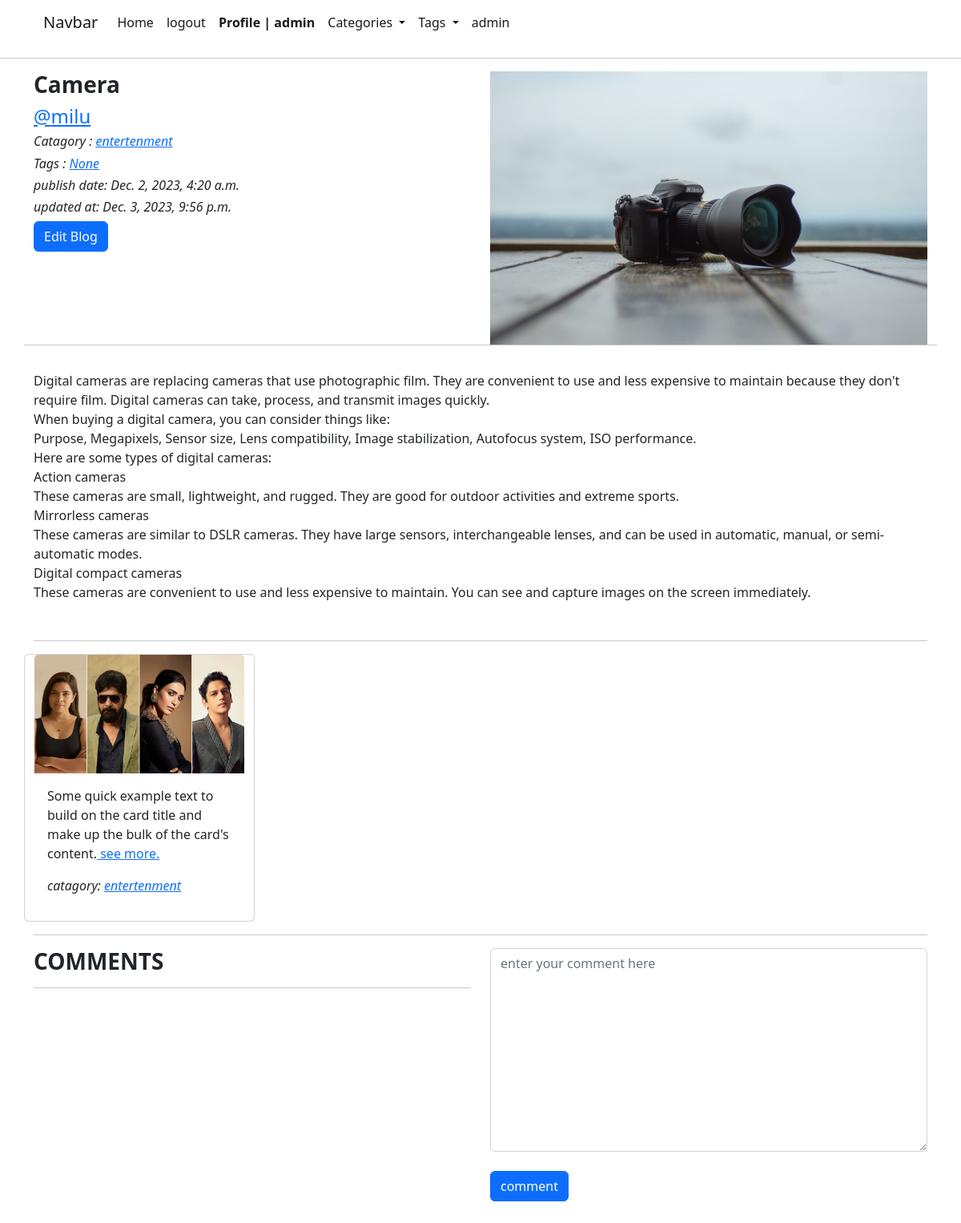
/blog-details/Camera-aa04fc48-2c25-4b8a-ae05-437d54fb5b37/ (signed in), run on an earlier commit of the app's database.
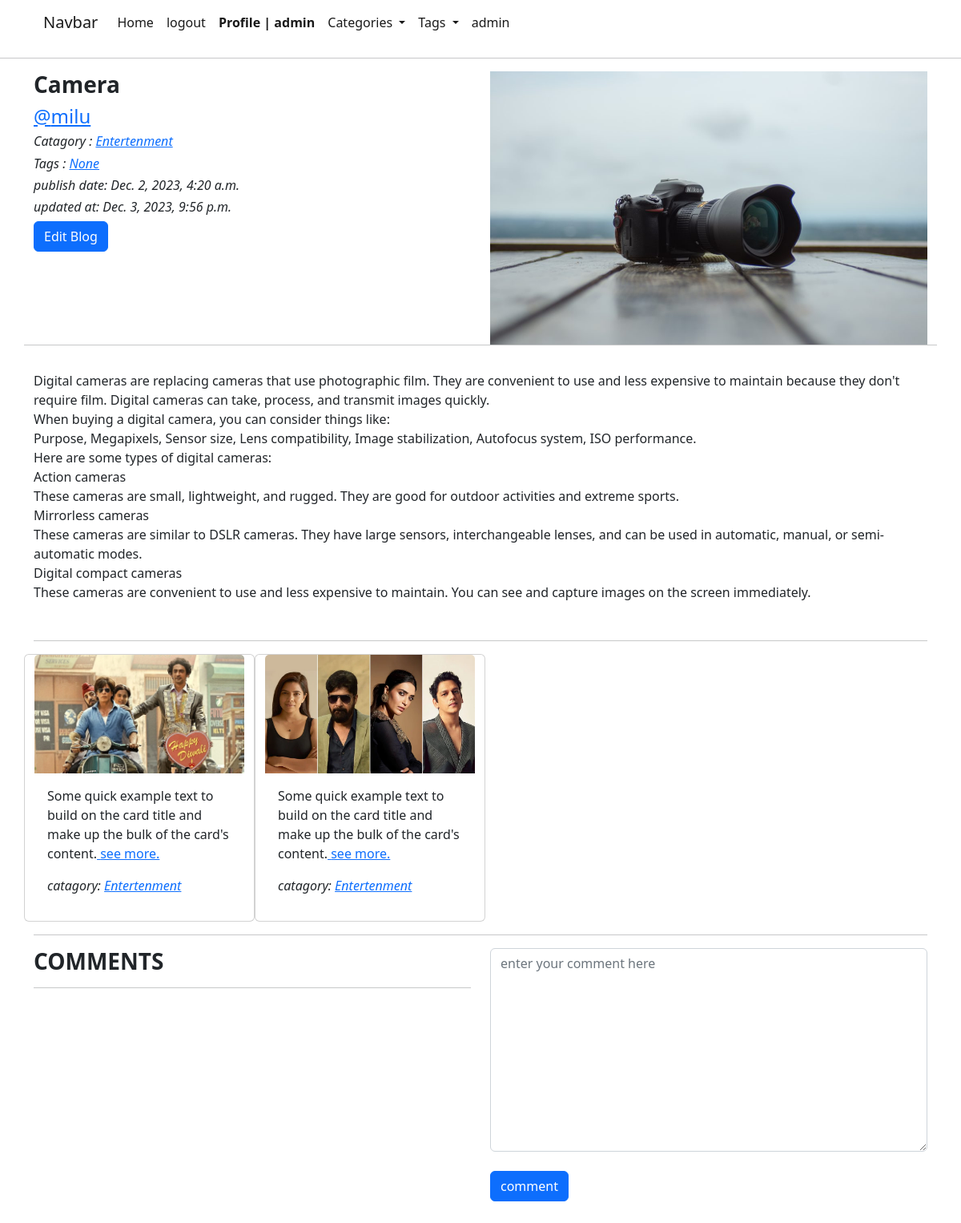
And on a later commit of the database.
### App_Blog/models.py (models this page shows, shortened)
class Blog(models.Model):
    author = models.ForeignKey(
        User, related_name='post_author', on_delete=models.CASCADE)
    catagori_name = models.ForeignKey(
        Catagory, related_name='catagori_blog', on_delete=models.CASCADE, blank=True, null=True)
    blog_title = models.CharField(max_length=1000)
    tags = models.ManyToManyField(Tag,blank=True, related_name='tag_blogs')
    slug = AutoSlugField(populate_from='blog_title', unique=True)
    blog_content = models.TextField(blank=True, null=True)
    blog_image = models.ImageField(
        upload_to='Uploaded/Blog_App/Blog_Posts_Image')
    publish_date = models.DateTimeField(auto_now_add=True)
    updated_at = models.DateTimeField(auto_now=True)
    class Meta:
        ordering = ['-publish_date']
        verbose_name = 'Blog'
        verbose_name_plural = 'Blogs'

class Catagory(models.Model):
    name = models.CharField(max_length=50, blank=True, null=True)
    slug = models.SlugField(blank=True, null=True)
    def __str__(self):
        return self.name
    class Meta:
        verbose_name = 'Catagory'
        verbose_name_plural = 'Catagories'

### App_Blog/views.py (the view, shortened to what this page needs)
# urls.py: path('blog-details/<slug>/', views.blogDetails, name='blogdetails'),
@login_required
def blogDetails(request, slug):
    blog_obj = Blog.objects.get(slug=slug)
    cat_blog = Blog.objects.filter(Q(catagori_name = blog_obj.catagori_name)).exclude(pk = blog_obj.pk)
    current_user = request.user
    return render(request, 'App_Blog/blog_details.html', {'blog_obj': blog_obj, 'cat_blog':cat_blog,'current_user':current_user})

### App_Blog/context_processors.py (called while the page is built)
def get_all_categories(request):
    categories = Catagory.objects.all().order_by('name')
    return {'all_categories': categories}

def get_all_tags(request):
    tags = Tag.objects.all().order_by('name')
    return {'all_tags': tags}

### templates/App_Blog/blog_details.html (shortened to what this page needs)
{% extends "Base/base.html" %}
{% load custom_tags %}
{% block content %}
<div class="row">
    <div class="col-lg-6">
        <h3><b>{{blog_obj.blog_title}}</b></h3>
        <h4><a href="#">@{{blog_obj.author}}</a></h4>
        <h6><i>Catagory : <a href="#">{{blog_obj.catagori_name}}</a></i></h6>
        {% if blog_obj.tags.all.count > 0 %}
        <h6><i>Tags : {% for tag in blog_obj.tags.all %}<a href="#"> {{tag.name}} ,</a>{% endfor %}</i></h6>
        {% else %}
        <h6><i>Tags : <a href="#">None</a></i></h6>
        {% endif %}
        <h6><i>publish date: {{blog_obj.publish_date}}</i></h6>
        <h6><i>updated at: {{blog_obj.updated_at}}</i></h6>
        {% if current_user %}
        <h4><a class="btn btn-primary" href="{% url 'updateblog' blog_obj.pk %}">Edit Blog</a></h4>
        {% endif %}
    </div>
    <div class="col-lg-6">
        <img src="{{blog_obj.blog_image.url}}" width="100%" alt="">
    </div>
    <hr>
    <p align="justify">{{blog_obj.blog_content|linebreaks}}</p>
</div>
<hr>
<div class="row">
    {% for i in cat_blog %}
    <div class="card" style="width: 18rem;">
        <img src="{{i.blog_image.url}}" class="card-img-top" alt="...">
        <div class="card-body">
            <p class="card-text">Some quick example text to build on the card title and make up the bulk of the card's
                content.<a href="{% url 'blogdetails' i.slug %}" >  see more.</a> </p>
                <p><i>catagory: <a href="">{{i.catagori_name}}</a></i></p>
        </div>
    </div>
    {% endfor %}
</div>
<hr>
<div class="row pb-5">
    <div class="col-lg-6">
        <h3><b>COMMENTS</b></h3>
        <hr>
    </div>
    <div class="col-lg-6">
        <form method="POST">
            <textarea name="comment" id="" cols="30" rows="10" class="form-control"
                placeholder="enter your comment here"></textarea> <br>
            <button type="submit" class="btn btn-primary">comment</button>
        </form>
    </div>
</div>
{% endblock content %}

### templates/Base/base.html (shortened to what this page needs)
<!DOCTYPE html>
<html lang="en">
<head>
  <link href="https://cdn.jsdelivr.net/npm/bootstrap@5.2.1/dist/css/bootstrap.min.css" rel="stylesheet"
 />
</head>
<body>
  <header>
    <div class="container">
      <nav class="navbar navbar-expand-lg bg-body-tertiary">
        <div class="container-fluid">
          <a class="navbar-brand" href="#">Navbar</a>
          <div class="collapse navbar-collapse" id="navbarNavDropdown">
            <ul class="navbar-nav">
              <li class="nav-item">
                <a class="nav-link active" aria-current="page" href="{% url 'home' %}">Home</a>
              </li>
              {% if request.user.is_authenticated %}
              <li class="nav-item">
                <a class="nav-link active" aria-current="page" href="{% url 'signout-url' %}">logout</a>
              </li>
              {% endif %}
              <li class="nav-item">
                <a class="nav-link active" aria-current="page" href="{% url 'profile-url' %}"><b> Profile |
                    {{request.user.username}}</b></a>
              </li>
              <li class="nav-item dropdown">
                <a class="nav-link active dropdown-toggle" href="#" role="button" data-bs-toggle="dropdown"
                  aria-expanded="false">
                  Categories
                </a>
              </li>
              <li class="nav-item dropdown">
                <a class="nav-link active dropdown-toggle" href="#" role="button" data-bs-toggle="dropdown"
                  aria-expanded="false">
                  Tags
                </a>
              </li>
              <li class="nav-item">
                <a class="nav-link active" aria-current="page" target="_blank" href="/admin/">admin</a>
              </li>
            </ul>
          </div>
        </div>
      </nav>
    </div>
  </header>
  <hr>
  <main>
    <div class="container">{% block content %} {% endblock content %}</div>
  </main>
</body>
</html>

What changed in the data, as far as the page shows it:
changed through a linked row, Blog "Camera": catagori_name "entertenment" → "Entertenment"
added Blog: blog_image (picture), catagori_name "Entertenment"
changed through a linked row, Blog (number 3 of 3 on the later page): catagori_name "entertenment" → "Entertenment"
